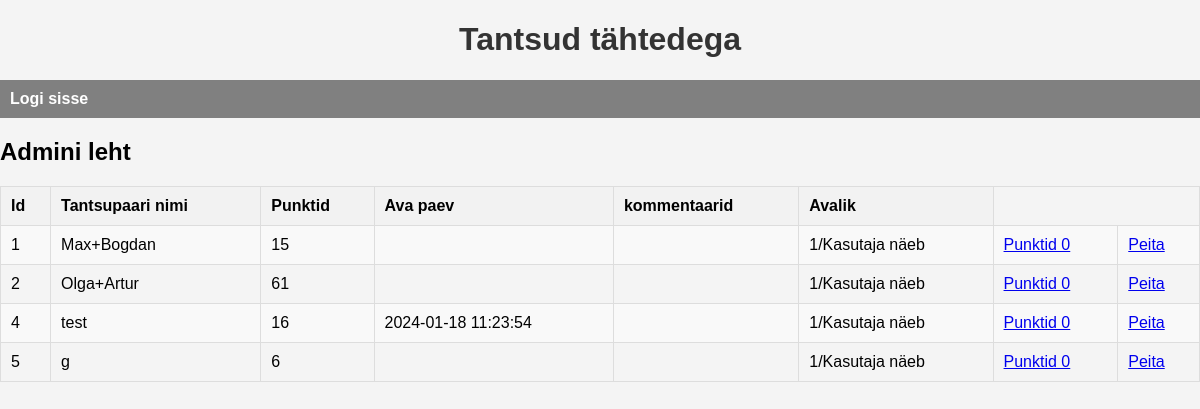
Screenshot of /admin_leht.php with the database file from the repository.
### tables this page shows
CREATE TABLE `tantsid` (
  `id` int(11) NOT NULL,
  `tantsupaar` varchar(30) DEFAULT NULL,
  `punktid` int(11) DEFAULT 0,
  `kommentaarid` text DEFAULT NULL,
  `ava_paev_` datetime DEFAULT NULL,
  `avalik` int(11) DEFAULT 1
);

### admin_leht.php (the view, shortened to what this page needs)
<!doctype html>
<html lang="et">
<head>
    <link rel="stylesheet" href="style.css">
</head>
<body>
<h1>Tantsud tähtedega</h1>
<nav>
    <?php
    if(isset($_SESSION['kasutaja'])){
        ?>
        <h1>Tere, <?="$_SESSION[kasutaja]"?></h1>
        <a href="logout.php">Logi välja</a>
        <?php
        echo "<ul>";
        echo "<li>";
        echo '<a href="kasutaja_leht.php">Kasutaja</a>';
        echo "</li>";
            echo "<li>";
            echo  '<a href="admin_leht.php">Admin</a>';
            echo "</li>";
        echo "</ul>";
    }
    else {
        ?>
        <a href="login.php">Logi sisse</a>
        <?php
    }
    ?>
</nav>
<h2> Admini leht </h2>
<table>
    <tr>
        <th>Id</th>
        <th>Tantsupaari nimi</th>
        <th>Punktid</th>
        <th>Ava paev</th>
        <th>kommentaarid</th>
        <th>Avalik</th>
    </tr>
    <?php
    global $yhendus;
    $kask=$yhendus->prepare("select id,tantsupaar,punktid,ava_paev_,kommentaarid,avalik from tantsid");
    $kask->bind_result($id,$tantsupaar,$punktid,$paev,$kommentaarid,$avalik);
    $kask->execute();
    while($kask->fetch()){
        $test="Näita";
        $seisnud="naitmine";
        $test2="Kasutaja ei näe";
        if ($avalik==1){
            $test="Peita";
            $seisnud="peitmine";
            $test2="Kasutaja näeb";
        }
        echo "<tr>";
        $tantsupaar=htmlspecialchars($tantsupaar);
        echo "<td>".$id."</td>";
        echo "<td>".$tantsupaar."</td>";
        echo "<td>".$punktid."</td>";
        echo "<td>".$paev."</td>";
        echo "<td>".$kommentaarid."</td>";
        echo "<td>".$avalik."/".$test2."</td>";
        echo "<td><a href='?punktid0=$id'>Punktid 0</a></td>";
        echo "<td><a href='?$seisnud=$id'>$test</a></td>";
    }   echo "</tr>";
    ?>
</table>
</body>
</html>

### style.css (style rules this page uses)
body { font-family: Arial, sans-serif; background-color: #f4f4f4; margin: 0; padding: 0; }
nav { background-color: gray; padding: 10px; }
nav a { text-decoration: none; color: white; font-weight: bold; font-size: 16px; }
h1 { color: #333; text-align: center; }
table { border-collapse: collapse; width: 100%; margin-top: 20px; }
table, th, td { border: 1px solid #ddd; }
th, td { padding: 10px; text-align: left; }
th { background-color: #f2f2f2; }
tr:nth-child(even) { background-color: #f9f9f9; }

### rows the page displays
tantsid: id "1", tantsupaar "Max+Bogdan", punktid "15", avalik "1", avalik "Kasutaja näeb", avalik "Peita"
tantsid: id "2", tantsupaar "Olga+Artur", punktid "61", avalik "1", avalik "Kasutaja näeb", avalik "Peita"
tantsid: id "4", tantsupaar "test", punktid "16", ava_paev_ "2024-01-18 11:23:54", avalik "1", avalik "Kasutaja näeb", avalik "Peita"
tantsid: id "5", tantsupaar "g", punktid "6", avalik "1", avalik "Kasutaja näeb", avalik "Peita"
